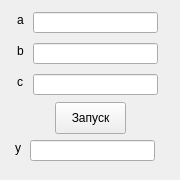
<?xml version="1.0" encoding="UTF-8"?>
<ui version="4.0">
 <class>lab6</class>
 <widget class="QMainWindow" name="lab6">
  <property name="geometry">
   <rect>
    <x>0</x>
    <y>0</y>
    <width>180</width>
    <height>180</height>
   </rect>
  </property>
  <property name="sizePolicy">
   <sizepolicy hsizetype="Fixed" vsizetype="Fixed">
    <horstretch>0</horstretch>
    <verstretch>0</verstretch>
   </sizepolicy>
  </property>
  <property name="minimumSize">
   <size>
    <width>180</width>
    <height>180</height>
   </size>
  </property>
  <property name="maximumSize">
   <size>
    <width>180</width>
    <height>180</height>
   </size>
  </property>
  <property name="windowTitle">
   <string>lab6</string>
  </property>
  <widget class="QWidget" name="centralWidget">
   <widget class="QPushButton" name="btn_run">
    <property name="geometry">
     <rect>
      <x>55</x>
      <y>102</y>
      <width>71</width>
      <height>32</height>
     </rect>
    </property>
    <property name="text">
     <string>Запуск</string>
    </property>
   </widget>
   <widget class="QLabel" name="label">
    <property name="geometry">
     <rect>
      <x>17</x>
      <y>12</y>
      <width>16</width>
      <height>16</height>
     </rect>
    </property>
    <property name="text">
     <string>a</string>
    </property>
   </widget>
   <widget class="QLabel" name="label_3">
    <property name="geometry">
     <rect>
      <x>17</x>
      <y>74</y>
      <width>16</width>
      <height>16</height>
     </rect>
    </property>
    <property name="text">
     <string>c</string>
    </property>
   </widget>
   <widget class="QLineEdit" name="le_a">
    <property name="geometry">
     <rect>
      <x>33</x>
      <y>12</y>
      <width>125</width>
      <height>21</height>
     </rect>
    </property>
   </widget>
   <widget class="QLabel" name="label_2">
    <property name="geometry">
     <rect>
      <x>17</x>
      <y>43</y>
      <width>16</width>
      <height>16</height>
     </rect>
    </property>
    <property name="text">
     <string>b</string>
    </property>
   </widget>
   <widget class="QLineEdit" name="le_c">
    <property name="geometry">
     <rect>
      <x>33</x>
      <y>74</y>
      <width>125</width>
      <height>21</height>
     </rect>
    </property>
   </widget>
   <widget class="QLineEdit" name="le_b">
    <property name="geometry">
     <rect>
      <x>33</x>
      <y>43</y>
      <width>125</width>
      <height>21</height>
     </rect>
    </property>
   </widget>
   <widget class="QLabel" name="label_4">
    <property name="geometry">
     <rect>
      <x>15</x>
      <y>140</y>
      <width>16</width>
      <height>16</height>
     </rect>
    </property>
    <property name="text">
     <string>y</string>
    </property>
   </widget>
   <widget class="QLineEdit" name="le_y">
    <property name="geometry">
     <rect>
      <x>30</x>
      <y>140</y>
      <width>125</width>
      <height>21</height>
     </rect>
    </property>
    <property name="readOnly">
     <bool>true</bool>
    </property>
   </widget>
  </widget>
 </widget>
 <layoutdefault spacing="6" margin="11"/>
 <resources/>
 <connections/>
</ui>
